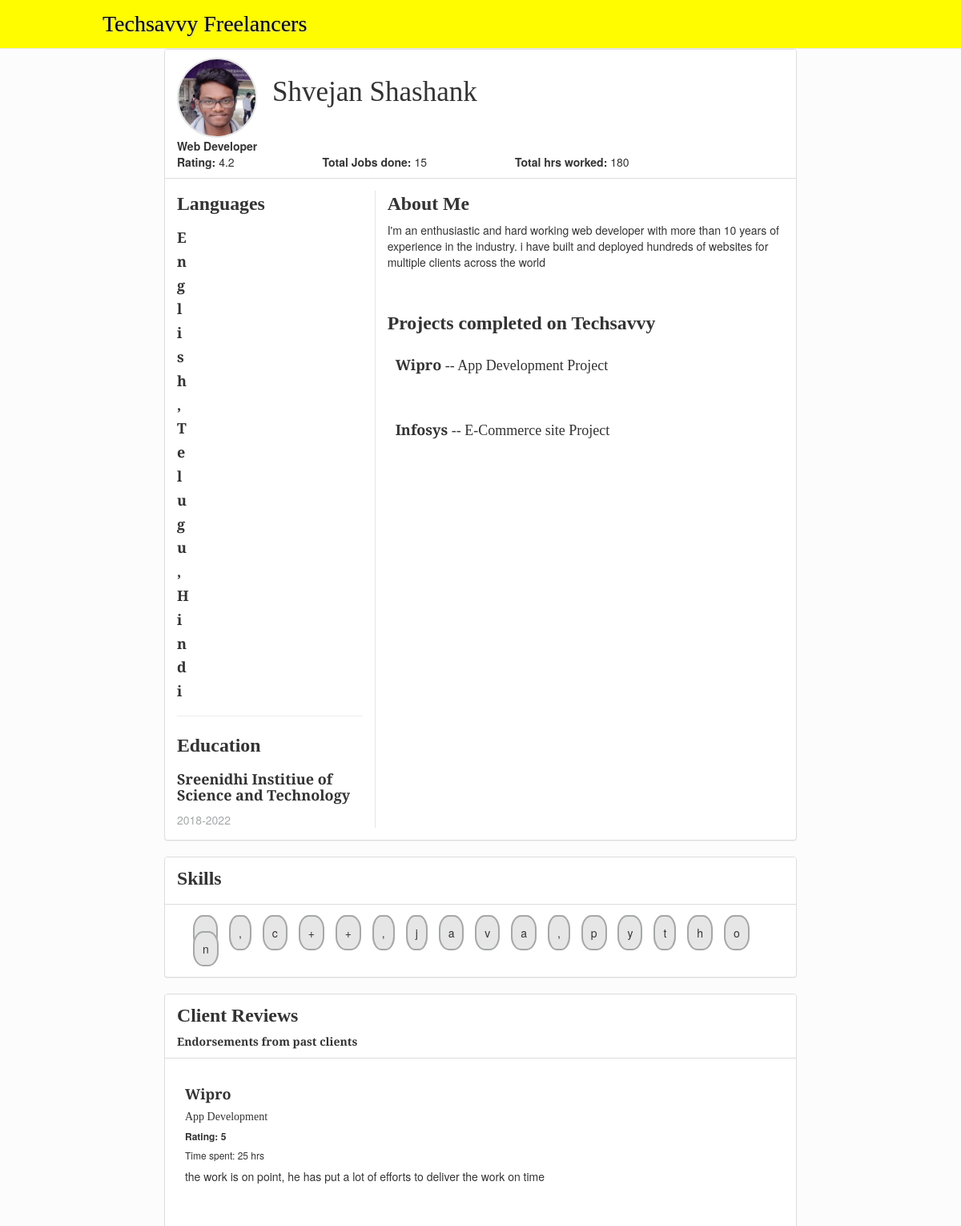
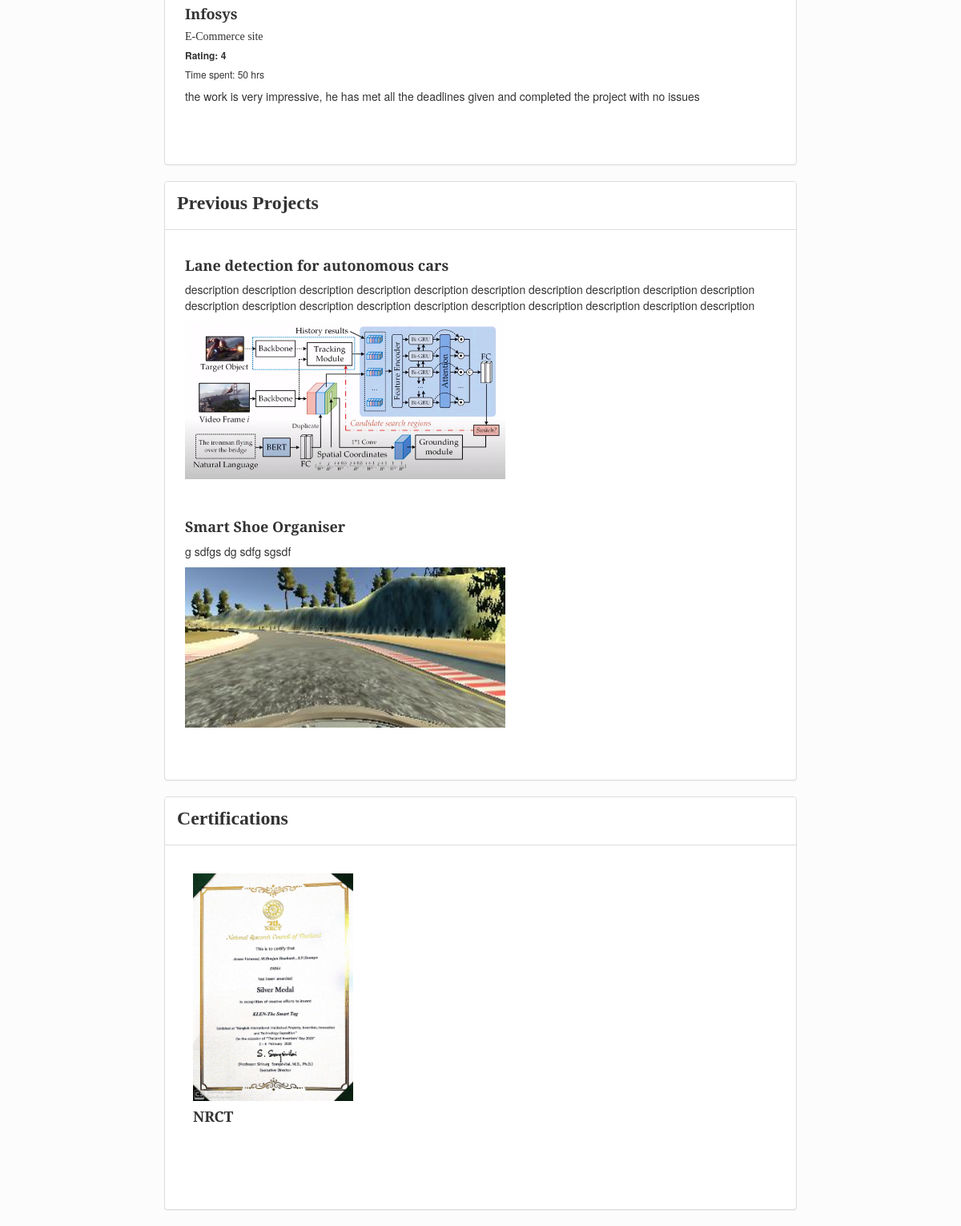
The app's page /Shvejan Shashank with its own data (2 pictures, top to bottom).
### profiles/models.py (models this page shows, shortened)
class Freelancer(models.Model):
    profpic = models.ImageField(
        upload_to="profpics/", default="profpics/avatar.jpg")
    name = models.CharField(max_length=50, unique=True)
    rating = models.DecimalField(max_digits=2, decimal_places=1)
    total_jobs = models.IntegerField()
    total_hrs_worked = models.IntegerField()
    title = models.CharField(max_length=50)
    rate = models.DecimalField(max_digits=10, decimal_places=2)
    description = models.CharField(max_length=2000)
    email = models.EmailField(("email address"), unique=True)
    education = models.CharField(max_length=1000, default="engineering")
    languages = ListCharField(
        base_field=models.CharField(max_length=50), size=10, max_length=(10 * 51),
        default=" "
    )
    skills = ListCharField(
        base_field=models.CharField(max_length=50), size=10, max_length=(10 * 51),
        default=" "
    )

class Work(models.Model):
    client = models.ForeignKey("Client", on_delete=models.CASCADE)
    freelancer = models.ForeignKey("Freelancer", on_delete=models.CASCADE)
    title = models.CharField(max_length=1000, default="")
    comment = models.CharField(max_length=1000)
    rating = models.IntegerField(default=0)
    time = models.IntegerField(default=0)

class Client(models.Model):
    name = models.CharField(max_length=50, unique=True)
    rating = models.DecimalField(max_digits=2, decimal_places=1)
    jobs_posted = models.IntegerField()
    successful_jobs = models.IntegerField()

class Project(models.Model):
    freelancer = models.ForeignKey("Freelancer", on_delete=models.CASCADE)
    title = models.CharField(max_length=100)
    description = models.CharField(max_length=1000)
    photo = models.ImageField(upload_to="projects/")

class Certification(models.Model):
    freelancer = models.ForeignKey("Freelancer", on_delete=models.CASCADE)
    photo = models.ImageField(upload_to="certificates/")
    issued_by = models.CharField(max_length=100)

### profiles/views.py (the view)
# urls.py: path("<str:profile_name>", profiles.views.profilePage, name="profilePage"),
def profilePage(request, profile_name):
    freelancer = Freelancer.objects.get(name=profile_name)
    projects = Project.objects.filter(freelancer=freelancer)
    works = Work.objects.filter(freelancer=freelancer)
    certificates = Certification.objects.filter(freelancer=freelancer)
    return render(request, "profiles/techsavy.html", {"freelancer": freelancer,
                                                      "projects": projects, "works": works,
                                                      "certificates": certificates})

### profiles/templates/profiles/techsavy.html (shortened to what this page needs)
<html lang="en">
  <head>
    {% load static %}
    <link
      rel="stylesheet"
      href="https://maxcdn.bootstrapcdn.com/bootstrap/3.3.6/css/bootstrap.min.css"
    />
  </head>
  <body
    data-spy="scroll"
    data-target=".navbar"
    data-offset="50"
    id="body"
    bgcolor="#fcfcfc"
  >
    <div class="row">
      <div class="col-sm-12">
        <nav class="navbar navbar-default navbar-fixed-top" id="homeheader">
          <div class="row">
            <div class="col-sm-4">
              <a href="" id="logo">Techsavvy Freelancers</a>
            </div>
            <div class="col-sm-8"></div>
          </div>
        </nav>
      </div>
    </div>
    <div class="row" style="margin-top: 5%">
      <div class="col-sm-2 col-xs-0 col-lg-2"></div>
      <div class="col-sm-8 col-xs-12 col-lg-8">
        <div class="panel panel-default">
          <div class="panel-heading" style="background-color: white">
            <img
              src="http://localhost:8000/media/{{freelancer.profpic}}"
              id="prfpic"
            />
            <span id="username">{{freelancer.name}}</span>
            <br />
            <span> <strong> {{freelancer.title}}</strong></span>
            <br />
            <span id="rating"
              ><strong> Rating:</strong> {{freelancer.rating}}</span
            >
            <span id="rating"
              ><strong> Total Jobs done:</strong>
              {{freelancer.total_jobs}}</span
            >
            <span id="rating"
              ><strong> Total hrs worked:</strong>
              {{freelancer.total_hrs_worked}}</span
            >
          </div>
          <div class="panel-body">
            <div class="row">
              <div
                class="col-sm-4 col-lg-4"
                style="border-right: 1px solid #e6e6e6"
              >
                <label>Languages</label>
                {% for l in freelancer.languages %}
                <h4><strong>{{l}}</strong></h4>
                {% endfor %}
                <hr />
                <label>Education</label>
                <h4>
                  <strong>{{freelancer.education}}</strong>
                </h4>
                <span class="duration">2018-2022</span>
              </div>
              <div class="col-sm-8 col-lg-8">
                <label>About Me</label>
                <p>{{freelancer.description}}</p>
                <br /><br />
                <label>Projects completed on Techsavvy</label>
                <div style="padding: 10px">
                  {% for w in works %}
                  <h4>
                    <strong>{{w.client.name}}</strong> -- {{w.title}} Project
                  </h4>
                  <br /><br />
                  {% endfor %}
                </div>
              </div>
            </div>
          </div>
        </div>
        <div class="panel panel-default">
          <div class="panel-heading" style="background-color: white">
            <label>Skills</label>
          </div>
          <div class="panel-body">
            <div style="padding: 10px">
              {% for s in freelancer.skills %}
              <span class="skillname">{{s}}</span>
              {% endfor %}
            </div>
          </div>
        </div>
        <div class="panel panel-default">
          <div class="panel-heading" style="background-color: white">
            <label>Client Reviews</label><br />
            <span style="font-family: 'Playfair Display', serif"
              ><strong>Endorsements from past clients</strong></span
            >
          </div>
          <div class="panel-body">
            <div style="padding: 10px">
              {% for w in works %}
              <h4><strong>{{w.client.name}}</strong></h4>
              <h5>{{w.title}}</h5>
              <h6><strong>Rating: {{w.rating}}</strong></h6>
              <h6>Time spent: {{w.time}} hrs</h6>
              <p>{{w.comment}}</p>
              <br /><br />
              {% endfor %}
            </div>
          </div>
        </div>
        <div class="panel panel-default">
          <div class="panel-heading" style="background-color: white">
            <label>Previous Projects</label>
          </div>
          <div class="panel-body">
            <div style="padding: 10px">
              {% for p in projects %}
              <h4><strong>{{p.title}}</strong></h4>
              <p>{{p.description}}</p>
              <img
                src="http://localhost:8000/media/{{p.photo}}"
                alt=""
                id="project_image"
              />
              <br /><br /><br />
              {% endfor %}
            </div>
          </div>
        </div>
        <div class="panel panel-default">
          <div class="panel-heading" style="background-color: white">
            <label>Certifications</label>
          </div>
          <div class="panel-body">
            <div style="padding: 10px">
              <div style="padding: 10px">
                {% for c in certificates %}
                <img
                  src="http://localhost:8000/media/{{c.photo}}"
                  alt=""
                  id="certificate_image"
                />
                <h4><strong>{{c.issued_by}}</strong></h4>
                <br /><br /><br />
                {% endfor %}
              </div>
            </div>
          </div>
        </div>
      </div>
      <div class="col-sm-2 col-xs-0 col-lg-2"></div>
    </div>
  </body>
</html>

### profiles/templates/profiles/techsavy.html (style rules this page uses)
body { background-color: #fcfcfc; overflow-x: hidden; }
#homeheader { background-color: #fffc00; padding: 10px; }
#logo { font-family: bold; font-size: 2em; letter-spacing: 0px; text-shadow: 1px 1px 2px #c4c4c4; color: black; float: right; }
#prfpic { width: 100px; height: 100px; border-radius: 50px; border: solid #e6e6e6 2px; }
#project_image { width: 400px; }
#certificate_image { width: 200px; }
#username { margin-left: 2%; font-size: 2.5em; font-family: bold; }
#rating { margin-right: 14%; font-size: 1em; }
label { font-family: bold; font-size: 1.7em; }
.duration { color: #a5a7a8; }
h5 { font-family: "Playfair Display", serif; }
h4 { font-family: "Playfair Display", serif; }
.skillname { border: 2px solid #a5a7a8; padding: 10px; border-radius: 40%; margin-left: 10px; background-color: #e6e6e6; }

### records on screen
Freelancer: profpic (picture), name "Shvejan Shashank", title "Web Developer", rating "4.2", total_jobs "15", total_hrs_worked "180", education "Sreenidhi Institiue of Science and Technology", description "I'm an enthusiastic and hard working web developer with more than 10 years of experience in the industry. i have built and deployed hundreds of websites for multiple clients across the world"
Work: client.name "Wipro", title "App Development", rating "5", time "25", comment "the work is on point, he has put a lot of efforts to deliver the work on time"
Work: client.name "Infosys", title "E-Commerce site", rating "4", time "50", comment "the work is very impressive, he has met all the deadlines given and completed the project with no issues"
Project: title "Lane detection for autonomous cars", description "description description description description description description description description description description description description description description description description description description description description", photo (picture)
Project: title "Smart Shoe Organiser", description "g sdfgs dg sdfg sgsdf", photo (picture)
Certification: photo (picture), issued_by "NRCT"

### other values on screen
{{ l }} "E" "n" "g" "l" "i" "s" "h" "," "T" "e" "l" "u" "g" "u" "," "H" "i" "n" "d" "i"
{{ s }} "," "c" "+" "+" "," "j" "a" "v" "a" "," "p" "y" "t" "h" "o" "n"
